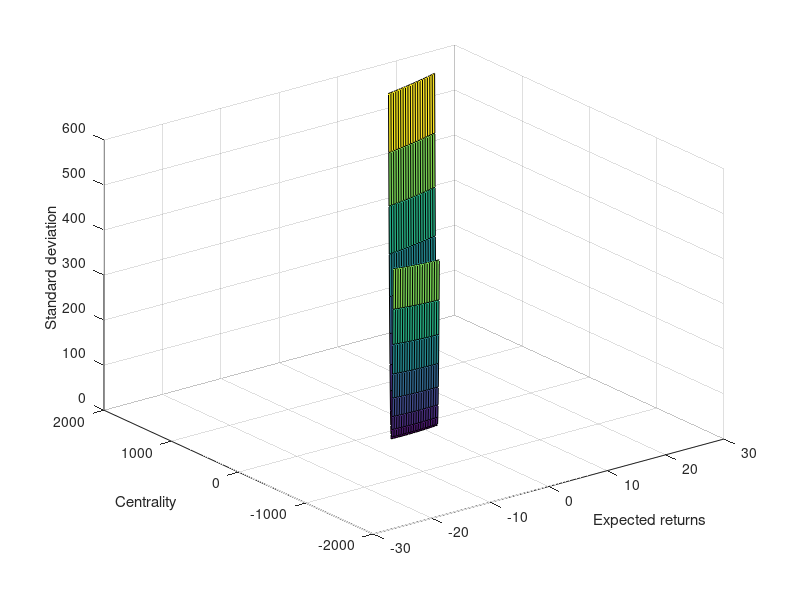
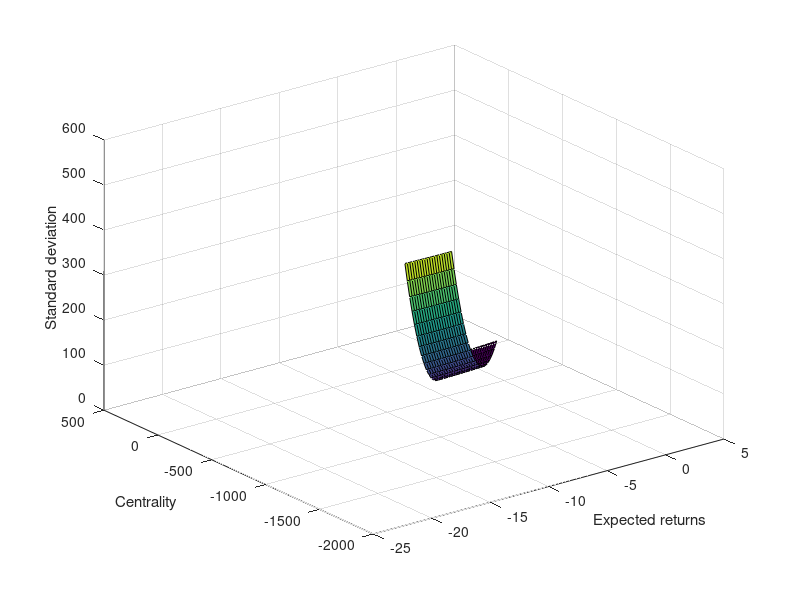

Reproduce these figures in MATLAB, in order.
clc,clear
%% simulation for 465 stocks
rng default;
mu = zeros(465,1); Sigma = diag(ones(465,1));
X = mvnrnd(mu,Sigma,500);
covmat = cov(X);
cormat = corr(X);
v = diag(covmat);
n = length(covmat);
covmat_inv=diag(ones(1,n))/covmat;
[V,D]=eig(cormat-diag(ones(n,1)));
EC=V(:,1);EC=(EC-min(EC))/(max(EC)-min(EC));
ER=mean(X);ER=ER';

lambda=linspace(-0.3,0.3,20);
gamma=linspace(-0.3,0.3,20);
[Lambda,Gamma]=meshgrid(lambda,gamma);
theta1=sum(sum(covmat_inv));
theta2=sum(covmat_inv*ER);
theta3=sum(covmat_inv*EC);
theta4=EC'*covmat_inv*ER;
theta5=ER'*covmat_inv*ER;
theta6=EC'*covmat_inv*EC;
alpha_gamma=Gamma*theta2;
alpha_lambda=-Lambda*theta3;
mu=theta2/theta1+alpha_gamma*(theta5/theta2-theta2/theta1)+alpha_lambda*(theta4/theta3-theta2/theta1);
phi=theta3/theta1+alpha_gamma*(theta4/theta2-theta3/theta1)+alpha_lambda*(theta6/theta3-theta3/theta1);
v_sq=(theta5/theta2^2-1/theta1)*alpha_gamma.^2+(theta6/theta3^2-1/theta1)*alpha_lambda.^2+ ...
    (theta4/theta2/theta3-1/theta1)*alpha_gamma.*alpha_lambda + 1/theta1;
figure;
surf(mu,phi,v_sq);hold on
scatter3(ER,EC,v,'red','MarkerFaceColor',[1 1 1]);
xlabel('Expected returns')
ylabel('Centrality')
zlabel('Standard deviation')
saveas(gcf,"Possible solution.png")

%% simulation for 465 stocks in a quarter surface
rng default;
mu = zeros(465,1); Sigma = diag(ones(465,1));
X = mvnrnd(mu,Sigma,500);
covmat = cov(X);
cormat = corr(X);
v = diag(covmat);
n = length(covmat);
covmat_inv=diag(ones(1,n))/covmat;
[V,D]=eig(cormat-diag(ones(n,1)));
EC=V(:,1);EC=(EC-min(EC))/(max(EC)-min(EC));
ER=mean(X);ER=ER';

lambda=linspace(0,0.3,20);
gamma=linspace(0,0.3,20);
[Lambda,Gamma]=meshgrid(lambda,gamma);
theta1=sum(sum(covmat_inv));
theta2=sum(covmat_inv*ER);
theta3=sum(covmat_inv*EC);
theta4=EC'*covmat_inv*ER;
theta5=ER'*covmat_inv*ER;
theta6=EC'*covmat_inv*EC;
alpha_gamma=Gamma*theta2;
alpha_lambda=-Lambda*theta3;
mu=theta2/theta1+alpha_gamma*(theta5/theta2-theta2/theta1)+alpha_lambda*(theta4/theta3-theta2/theta1);
phi=theta3/theta1+alpha_gamma*(theta4/theta2-theta3/theta1)+alpha_lambda*(theta6/theta3-theta3/theta1);
v_sq=(theta5/theta2^2-1/theta1)*alpha_gamma.^2+(theta6/theta3^2-1/theta1)*alpha_lambda.^2+ ...
    (theta4/theta2/theta3-1/theta1)*alpha_gamma.*alpha_lambda + 1/theta1;
figure;
surf(mu,phi,v_sq);hold on
scatter3(ER,EC,v,'red','MarkerFaceColor',[1 1 1]);
xlabel('Expected returns')
ylabel('Centrality')
zlabel('Standard deviation')
saveas(gcf,"Efficient surface.png")

